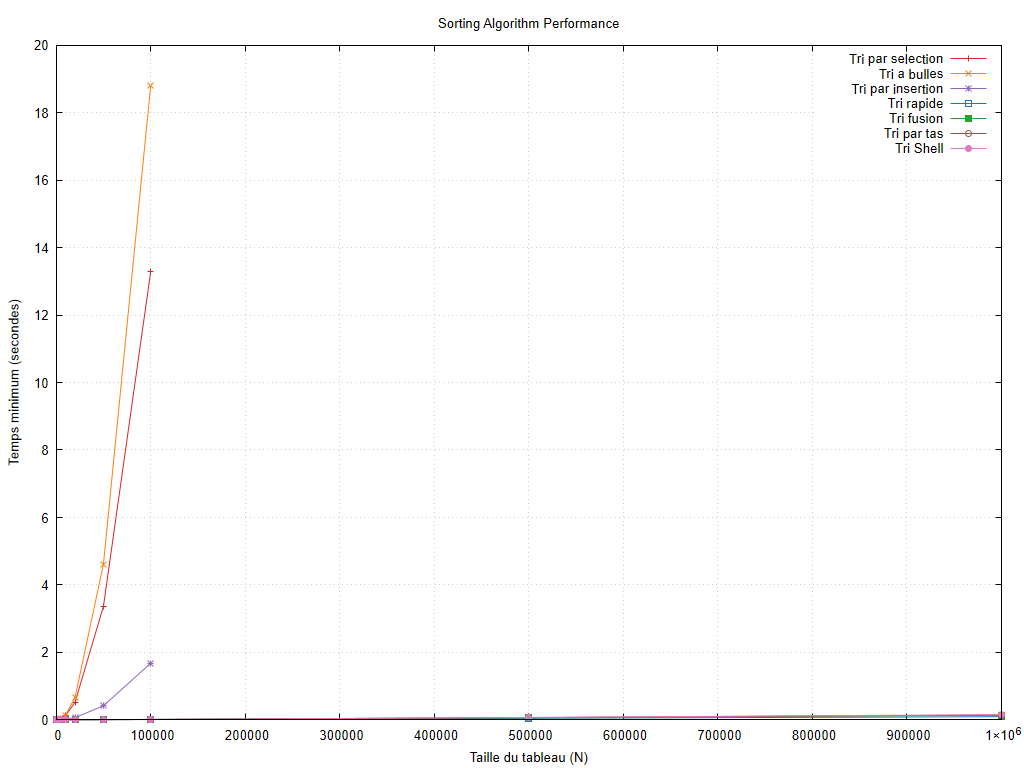

gnuplot code for this plot:
set encoding utf8
set terminal pngcairo size 1024,768 font 'Arial,10'
set output 'graphiques/20261011_212626/algorithm_benchmark/algorithm_benchmark.png'
set datafile missing 'non_mesure'
set title 'Sorting Algorithm Performance'
set xlabel 'Taille du tableau (N)'
set ylabel 'Temps minimum (secondes)'
set grid
set yrange [0:*]
plot 'resultats/20261011_212626/benchmark/res.dat' using 1:2 title 'Tri par selection' with linespoints lc rgb '#d62728', 'resultats/20261011_212626/benchmark/res.dat' using 1:3 title 'Tri a bulles' with linespoints lc rgb '#ff7f0e', 'resultats/20261011_212626/benchmark/res.dat' using 1:4 title 'Tri par insertion' with linespoints lc rgb '#9467bd', 'resultats/20261011_212626/benchmark/res.dat' using 1:5 title 'Tri rapide' with linespoints lc rgb '#1f77b4', 'resultats/20261011_212626/benchmark/res.dat' using 1:6 title 'Tri fusion' with linespoints lc rgb '#2ca02c', 'resultats/20261011_212626/benchmark/res.dat' using 1:7 title 'Tri par tas' with linespoints lc rgb '#8c564b', 'resultats/20261011_212626/benchmark/res.dat' using 1:8 title 'Tri Shell' with linespoints lc rgb '#e377c2'
unset output
